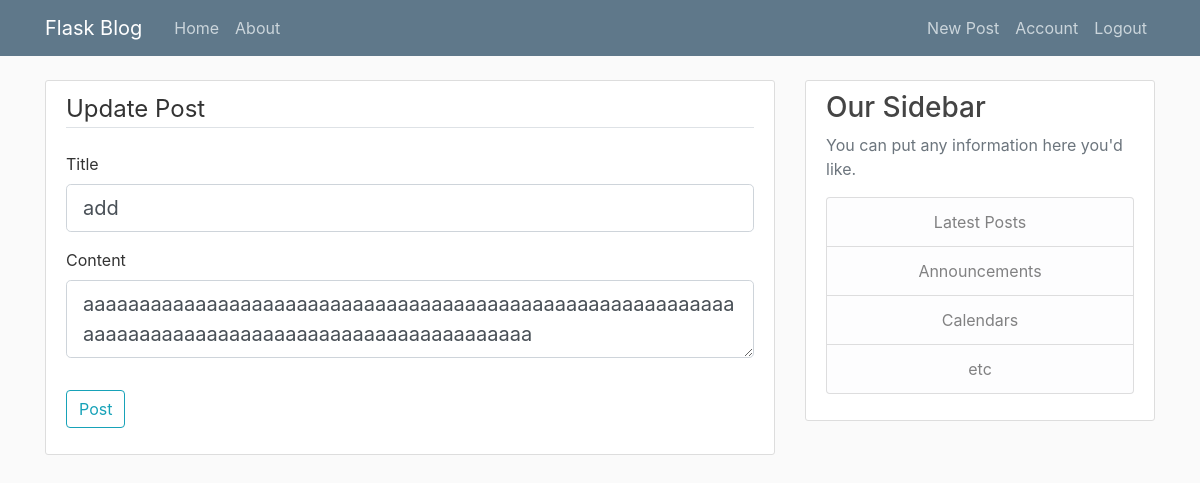
Page /post/5/update (signed in) on the committed database.
### flaskblog/models.py (models this page shows, shortened)
class Post(db.Model):
    id = db.Column(db.Integer,primary_key=True)
    title = db.Column(db.String(100),nullable=False)
    date_posted = db.Column(db.DateTime,nullable=False,default=datetime.utcnow)
    content = db.Column(db.Text,nullable=False)
    user_id = db.Column(db.Integer,db.ForeignKey('user.id'),nullable=False)

### flaskblog/posts/routes.py (the view)
@posts.route("/post/<int:post_id>/update", methods=['GET','POST'])
@login_required
def update_post(post_id):
    post = Post.query.get_or_404(post_id)
    if post.author != current_user:
        abort(403)
    form = PostForm()
    if form.validate_on_submit():
        post.title = form.title.data
        post.content = form.content.data
        db.session.commit()
        flash('Your post has been updated!','success')
        return redirect(url_for('posts.post',post_id=post.id))
    elif request.method == 'GET':
        form.title.data = post.title
        form.content.data = post.content
    return render_template('create_post.html',title='Update Post',form = form,legend='Update Post')

### flaskblog/posts/forms.py
class PostForm(FlaskForm):
    title = StringField('Title', validators = [DataRequired()])
    content= TextAreaField('Content',validators=[DataRequired()])
    submit = SubmitField('Post')

### flaskblog/models.py (called while the page is built)
@login_manager.user_loader
def load_user(user_id):
    return User.query.get(int(user_id))

### flaskblog/templates/create_post.html (shortened to what this page needs)
{% extends "layout.html" %}
    {% block content %}
    <div class="content-section">
        <form method="post" action="">
            <fieldset class="form-group">
                <legend class="border-bottom mb-4">
                    {{ legend }}</legend></legend>
                    <div class="form-group">
                     {{ form.title.label(class="form-control-label")}}
                     {%if form.title.errors %}
                             {{ form.title(class="form-control form-contrl-lg is-invalid")}}
                             <div class ="invalid-feedback">
                                 {% for error in form.title.errors %}
                                     <span>{{error}}</span>
                                 {% endfor %}
                             </div>
                             {% else %}
                                 {{ form.title(class="form-control form-control-lg")}}
                             {% endif %}
                 </div>
                 <div class="form-group">
                     {{ form.content.label(class="form-control-label")}}
                     {%if form.content.errors %}
                             {{ form.content(class="form-control form-contrl-lg is-invalid")}}
                             <div class ="invalid-feedback">
                                 {% for error in form.content.errors %}
                                     <span>{{error}}</span>
                                 {% endfor %}
                             </div>
                             {% else %}
                                 {{ form.content(class="form-control form-control-lg")}}
                             {% endif %}
                 </div>
            </fieldset>
            <div class="form-group">
                {{form.submit(class="btn btn-outline-info")}}
            </div>
        </form>
    </div>
    {% endblock content%}

### flaskblog/static/main.css (style rules this page uses)
body { background: #fafafa; color: #333333; margin-top: 5rem; }
.content-section { background: #ffffff; padding: 10px 20px; border: 1px solid #dddddd; border-radius: 3px; margin-bottom: 20px; max-width: 100%; overflow-wrap: break-word; }

### rows in the picture
Post: title "add", content "aaaaaaaaaaaaaaaaaaaaaaaaaaaaaaaaaaaaaaaaaaaaaaaaaaaaaaaaaaaaaaaaaaaaaaaaaaaaaaaaaaaaaaaaaaaaaaaaaa"

### other values in the picture
{{ legend }} "Update Post"
